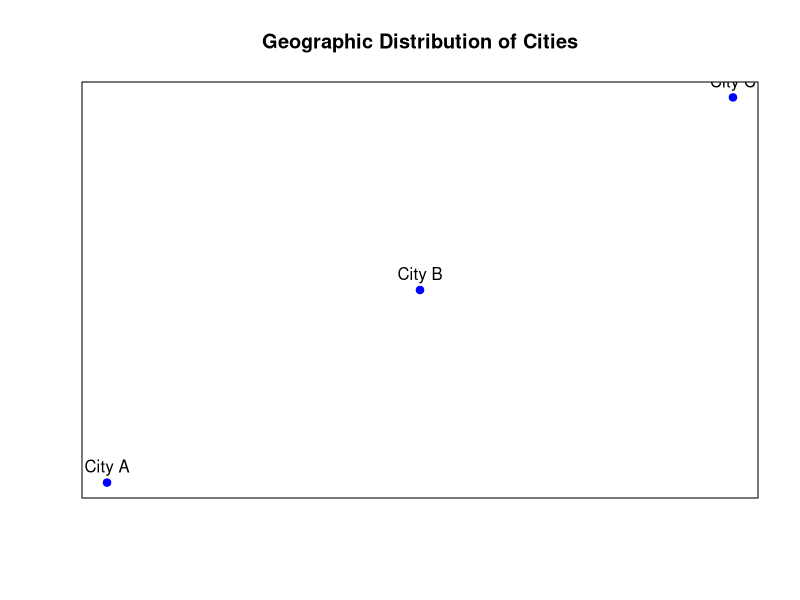
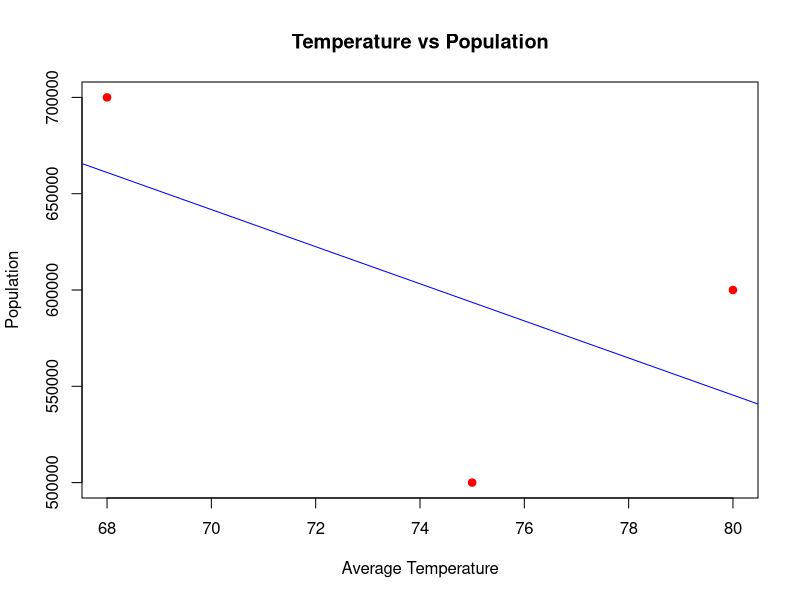

Recreate these plots in R, in order.
# Geographic Data

City <- c("City A",
          "City B",
          "City C")

Population <- c(500000,
                700000,
                600000)

Avg_Temperature <- c(75,
                     68,
                     80)

Elevation <- c(1000,
               800,
               1200)

geo <- data.frame(City,
                  Population,
                  Avg_Temperature,
                  Elevation)

print(geo)
plot(1:3,
     1:3,
     pch=19,
     col="blue",
     xaxt="n",
     yaxt="n",
     xlab="",
     ylab="",
     main="Geographic Distribution of Cities")

text(1:3,
     1:3,
     labels=geo$City,
     pos=3)
plot(geo$Avg_Temperature,
     geo$Population,
     pch=19,
     col="red",
     xlab="Average Temperature",
     ylab="Population",
     main="Temperature vs Population")

abline(lm(Population ~ Avg_Temperature,
          data=geo),
       col="blue")
View(geo)
